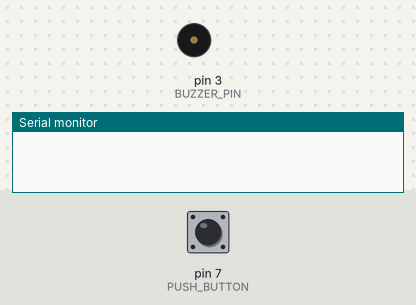
A sketch run on a simulated Arduino Uno, built with avr-gcc and run on an emulated ATmega328P. Parts: buzzer (waves = sounding), the last lines printed to the serial monitor. The inputs (shaded band) are chosen by the test bench; at power-on: pin 7 (PUSH_BUTTON) HIGH.

Above: at 1.2 s.
1.3 s: pin 7 (PUSH_BUTTON) pulled LOW for 0.15 s
At 1.37 s:
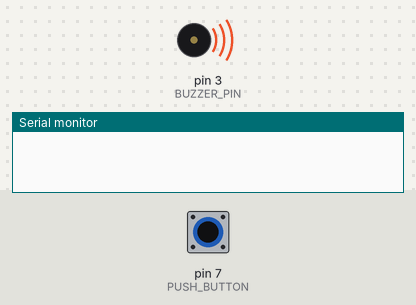
2.9 s: pin 7 (PUSH_BUTTON) pulled LOW for 1 s
At 5.1 s:
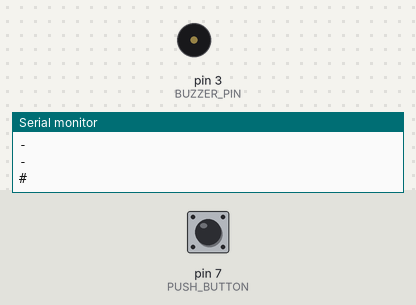
5.4 s: pin 7 (PUSH_BUTTON) pulled LOW for 3.2 s
At 6.4 s:
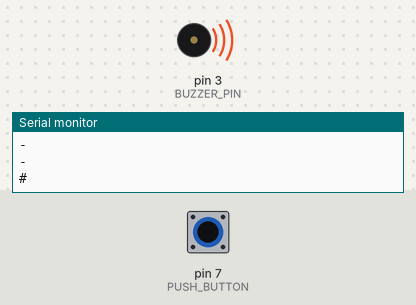
Timing chart, 0 to 10.1 s (numbered marks = the images above; inputs shaded):
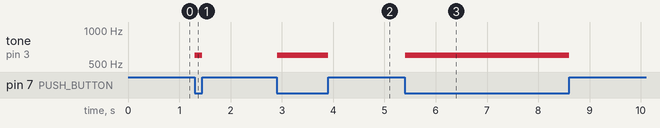

The sketch:

ArduinoUNO_Sketch.ino
```cpp
/*
 **********************************************************************
 * Name:    Telegraph.ino                                             *
 * - - - - - - - - - - - - - - - - - - - - - - - - - - - - - - - - -  *
 * Created: 05.04.2024 10:01:49                                       *
 * Author:  Isaac Garcia Peveri                                       *
 *          isacco1975gp@gmail.com                                    *
 *          compatible with BASIC V2 (c64) and AmigaBasic             *
 * - - - - - - - - - - - - - - - - - - - - - - - - - - - - - - - - -  *
 **********************************************************************
*/

#pragma region "Working-Storage"
const int PUSH_BUTTON = 7;
const int BUZZER_PIN = 3;
byte buttonValue;
#pragma endregion

void setup()
{
   Serial.begin(1200);
   pinMode(BUZZER_PIN, OUTPUT);
   pinMode(PUSH_BUTTON, INPUT);
}

///
/// Reading Loop
///
void loop()
{
   int startTime = 0;
   int startTime2 = 0;
   int endTime = 0;
   int endTime2 = 0;
   int diffTime = 0;
   int diffTime2 = 0;
   bool isStartSignal = false;

   buttonValue = digitalRead(PUSH_BUTTON);
   startTime2 = millis();

   if (buttonValue == 0)
   {
       startTime = millis();
   }

   while (buttonValue == 0)
   {
      tone(BUZZER_PIN, 600);
      //digitalWrite(LED_PIN, HIGH);
      endTime = 0;
      buttonValue = digitalRead(PUSH_BUTTON);

      if (buttonValue != 0)
      {
         endTime = millis();
         diffTime = endTime - startTime;
         exit;
      }
   }

   if (diffTime > 0 && diffTime >= 110)
   {
      isStartSignal = true;
      Serial.println("-");
   }
   else
   {
     if (diffTime > 0 && diffTime < 110)
     {
        isStartSignal = true;
        Serial.println(".");
     }
   }

   endTime2 = millis();
   diffTime2 = endTime2 - startTime;

   if (isStartSignal && diffTime2 > 250)
   {
      Serial.println("#");
      isStartSignal = false;
   }

   noTone(BUZZER_PIN);

   delay(20);
}
```

Measured:
- after the input at 1.3 s, tone on pin 3 (BUZZER_PIN): silent → 600 Hz at once, → silent 0.15 s later
- after the input at 2.9 s, tone on pin 3 (BUZZER_PIN): silent → 600 Hz at once, → silent 0.99 s later
- after the input at 5.4 s, tone on pin 3 (BUZZER_PIN): silent → 600 Hz at once, → silent 3.2 s later
